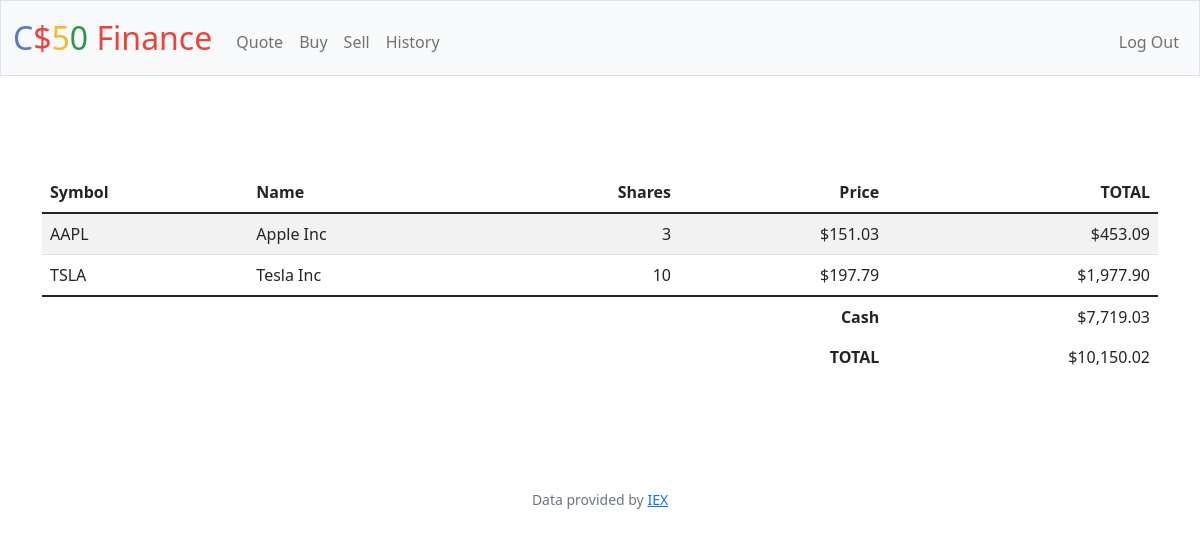
Screenshot of / (signed in) with the database file from the repository.
### tables this page shows
CREATE TABLE 'user_stock' (user_id INTEGER NOT NULL,
    stock TEXT NOT NULL,
    amount INTEGER NOT NULL, 'name' TEXT, 'cost'  INTEGER NOT NULL  , 'total'  INTEGER NOT NULL  , 'time' DATETIME,
    FOREIGN KEY(user_id) REFERENCES users(id));

CREATE TABLE users (id INTEGER PRIMARY KEY AUTOINCREMENT NOT NULL, username TEXT NOT NULL, hash TEXT NOT NULL, cash NUMERIC NOT NULL DEFAULT 10000.00);

### app.py (the view)
@app.route("/")
@login_required
def index():
    stocks = db.execute(
        f"SELECT stock, SUM(amount), name, cost, total FROM user_stock WHERE user_id = ? GROUP BY stock", session['user_id'])
    totals = db.execute(f"SELECT SUM(total) FROM user_stock WHERE user_id = ? GROUP BY stock", session['user_id'])
    to_remove = []
    for i in range(len(stocks)):
        if stocks[i]["SUM(amount)"] == 0:
            to_remove.append(stocks[i])
    for i in to_remove:
        stocks.remove(i)
    total_stock_portfolio = 0
    for stock in totals:
        total_stock_portfolio += stock["SUM(total)"]
    cash = db.execute(f"SELECT cash FROM users WHERE id = ?", session['user_id'])[0]["cash"]
    return render_template("index.html", stocks=stocks, cash=cash, total_stock_portfolio=total_stock_portfolio)

### app.py (called while the page is built)
@app.after_request
def after_request(response):
    response.headers["Cache-Control"] = "no-cache, no-store, must-revalidate"
    response.headers["Expires"] = 0
    response.headers["Pragma"] = "no-cache"
    return response

### helpers.py (called while the page is built)
def login_required(f):
    @wraps(f)
    def decorated_function(*args, **kwargs):
        if session.get("user_id") is None:
            return redirect("/login")
        return f(*args, **kwargs)
    return decorated_function

def usd(value):
    return f"${value:,.2f}"

### templates/index.html (shortened to what this page needs)
{% extends "layout.html" %}
{% block main %}
<main class="container py-5 text-center">
    <table class="table table-striped">
        <thead>
            <tr>
                <th class="text-start">Symbol</th>
                <th class="text-start">Name</th>
                <th class="text-end">Shares</th>
                <th class="text-end">Price</th>
                <th class="text-end">TOTAL</th>
            </tr>
        </thead>
       <tbody>
        {% for row in stocks %}
                <tr>
                    <td class="text-start"> {{row.stock}}</td>
                    <td class="text-start">{{row.name}}</td>
                    <td class="text-end">{{row["SUM(amount)"]}}</td>
                    <td class="text-end">{{row.cost | usd}}</td>
                    <td class="text-end">{{(row.cost * row["SUM(amount)"]) | usd}}</td>
                </tr>
        {% endfor %}
        </tbody>
        <tfoot>
            <tr>
                <td class="border-0 fw-bold text-end" colspan="4">Cash</td>
                <td class="border-0 text-end">{{cash | usd }}</td>
            </tr>
            <tr>
                <td class="border-0 fw-bold text-end" colspan="4">TOTAL</td>
                <td class="border-0 w-bold text-end">{{(total_stock_portfolio + cash)| usd}}</td>
            </tr>
        </tfoot>
    </table>
        </main>
{% endblock %}

### rows the page displays
user_stock: stock "AAPL", name "Apple Inc", row "3", cost "$151.03", cost "$453.09"
user_stock: stock "TSLA", name "Tesla Inc", amount "10", cost "$197.79", (row.cost*row['SUM(amount)'])|usd "$1,977.90"
users: cash "$7,719.03", (total_stock_portfolio+cash)|usd "$10,150.02"
